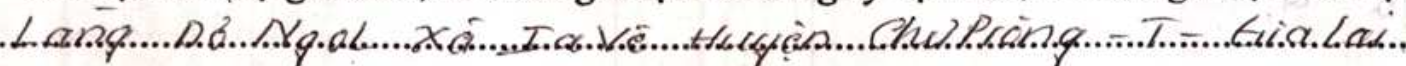
#> input picture data/gialai/4.png, 1406 x 66 px, found by its file name
$ python remove_dot.py
#> lines starting #> are read from the running program, lines starting #| are printed output that depends on the picture; after the words box and inside, x2 and y2 are one past the last pixel; in counts of white or black regions, pixels touching at a corner belong together
import cv2
# Load image, convert to grayscale, Gaussian blur, Otsu's threshold
image = cv2.imread(
    '/Volumes/DATA/Sources/DocumentDigitalize/word_detector/WordDetector/data/gialai/4.png')
#> image is the input picture: shape (66, 1406, 3); mean B, G, R 224.6, 225.9, 229.1
gray = cv2.cvtColor(image, cv2.COLOR_BGR2GRAY)
blur = cv2.GaussianBlur(gray, (3, 3), 0)
thresh = cv2.threshold(
    blur, 0, 255, cv2.THRESH_BINARY_INV + cv2.THRESH_OTSU)[1]
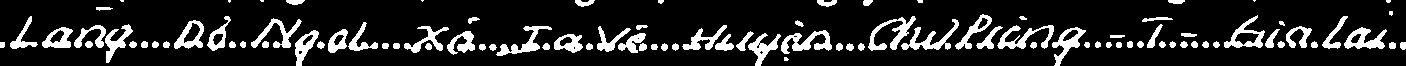
#> thresh: shape (66, 1406); 15% white; 98 white regions (10 under 20 px)

# Filter using contour area and remove small noise
cnts = cv2.findContours(thresh, cv2.RETR_TREE, cv2.CHAIN_APPROX_SIMPLE)
#> cnts = 116 contours, 21 with area under 20; largest, box (x1, y1, x2, y2) and area: (1224, 15, 1265, 48) 572, (174, 20, 204, 49) 517, (1052, 27, 1086, 66) 482, (1344, 27, 1387, 49) 480, (781, 30, 832, 54) 466
cnts = cnts[0] if len(cnts) == 2 else cnts[1]
for c in cnts:
    area = cv2.contourArea(c)
    if area < 40:
        cv2.drawContours(thresh, [c], -1, (0, 0, 0), -1)
#> this loop made 116 passes
#> area on passes 2 to 13: 26, 29, 28, 30, 35, 33.5, 30, 31, 39, 29, 32, 28.5
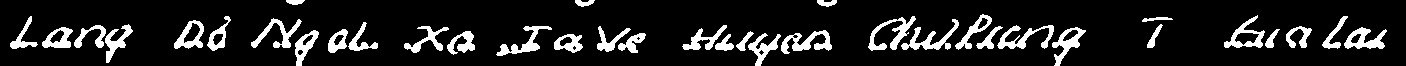
#> thresh: shape (66, 1406); 12.6% white; 37 white regions, largest, box (x1, y1, x2, y2) and area: (781, 30, 832, 54) 554, (868, 16, 916, 51) 551, (901, 19, 959, 50) 535

# Morph close and invert image
kernel = cv2.getStructuringElement(cv2.MORPH_RECT, (3, 3))
#> kernel = [[1, 1, 1], [1, 1, 1], [1, 1, 1]]
close = 255 - cv2.morphologyEx(thresh, cv2.MORPH_CLOSE, kernel, iterations=2)
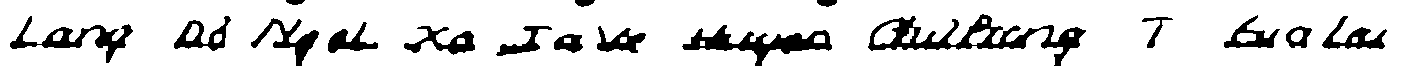
#> close: shape (66, 1406); 85.4% white; 17 black regions, largest, box (x1, y1, x2, y2) and area: (868, 14, 1086, 66) 3071, (682, 25, 832, 66) 2083, (10, 16, 133, 63) 1445

cv2.imshow('thresh', thresh)
cv2.imshow('close', close)

cv2.imwrite(
    '/Volumes/DATA/Sources/DocumentDigitalize/word_detector/WordDetector/data/gialai/5.png', close)

cv2.waitKey()

$ run again, with data/gialai/0.png copied over data/gialai/4.png
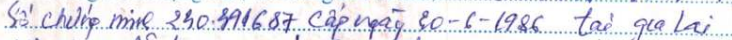
#> input picture data/gialai/0.png, 732 x 40 px, found by its file name
#> image is the input picture: shape (40, 732, 3); mean B, G, R 235.3, 228.4, 228.5
#> cnts = 163 contours, 129 with area under 20; largest, box (x1, y1, x2, y2) and area: (106, 11, 153, 31) 287, (353, 15, 391, 40) 286, (40, 7, 82, 30) 280, (324, 9, 349, 40) 253, (217, 7, 242, 31) 252
#> the loop `for c in cnts:` made 163 passes
#> area on passes 27, 84, 87: 26, 21, 33.5
#> after the loop `for c in cnts:`:
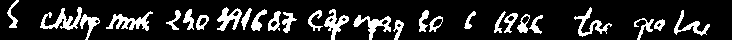
#> thresh: shape (40, 732); 15.6% white; 27 white regions, largest, box (x1, y1, x2, y2) and area: (40, 7, 82, 30) 381, (106, 11, 153, 31) 381, (353, 15, 391, 40) 335
#> kernel = [[1, 1, 1], [1, 1, 1], [1, 1, 1]]
#> `close = 255 - cv2.morphologyEx(thresh, cv2.MORPH_CLOSE, kernel, iterat..`:
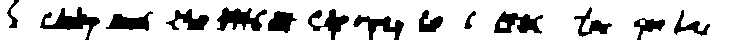
#> close: shape (40, 732); 79.6% white; 14 black regions, largest, box (x1, y1, x2, y2) and area: (40, 7, 100, 40) 735, (217, 7, 267, 31) 680, (494, 11, 543, 34) 630
